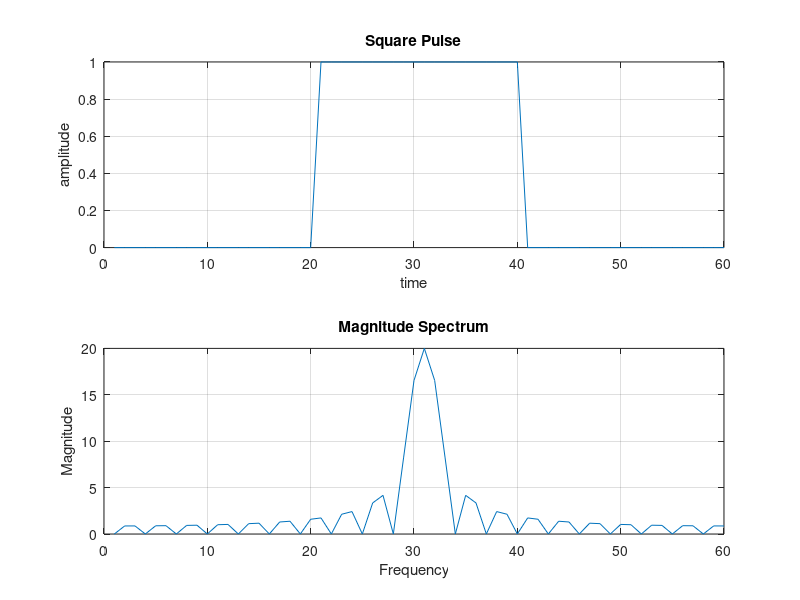
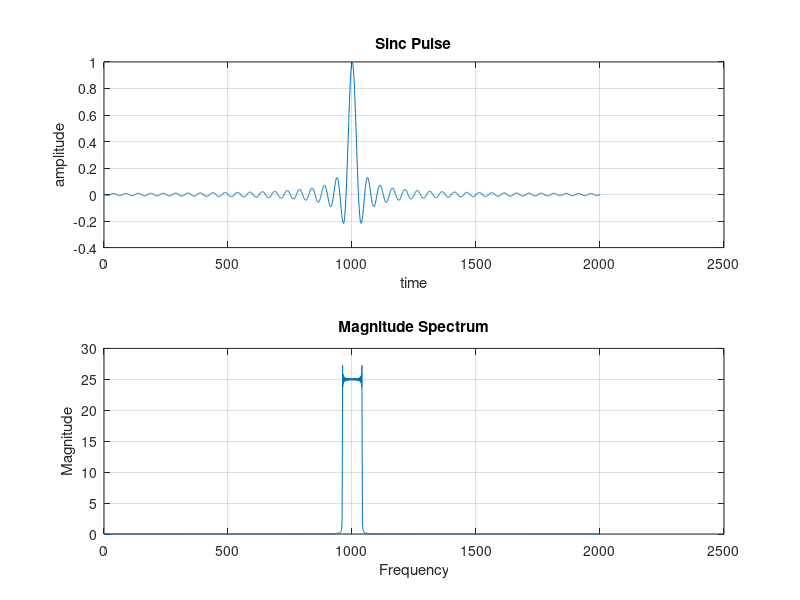

MATLAB code for these plots, in order:
%Matlab Program to find DFT of Sinc and Square Waves
clc
clear all
close all

%To generate a square pulse
x1=[zeros(1,20),ones(1,20),zeros(1,20)]

X1=fft(x1)
mag_spectrum1=abs(X1)%To find magnitude spectrum

subplot(2,1,1)
plot(x1)
grid on
xlabel('time')
ylabel('amplitude')
title('Square Pulse')

subplot(2,1,2)
plot(fftshift(mag_spectrum1))
grid on
xlabel('Frequency')
ylabel('Magnitude')
title('Magnitude Spectrum')

%To generate sinc signal
n=-10:0.01:10
x2=sinc(4*n)

X2=fft(x2)
mag_spectrum2=abs(X2)%To find magnitude spectrum

figure %This will open a new figure window
subplot(2,1,1)
plot(x2)
grid on
xlabel('time')
ylabel('amplitude')
title('Sinc Pulse')

subplot(2,1,2)
plot(fftshift(mag_spectrum2))
grid on
xlabel('Frequency')
ylabel('Magnitude')
title('Magnitude Spectrum')





